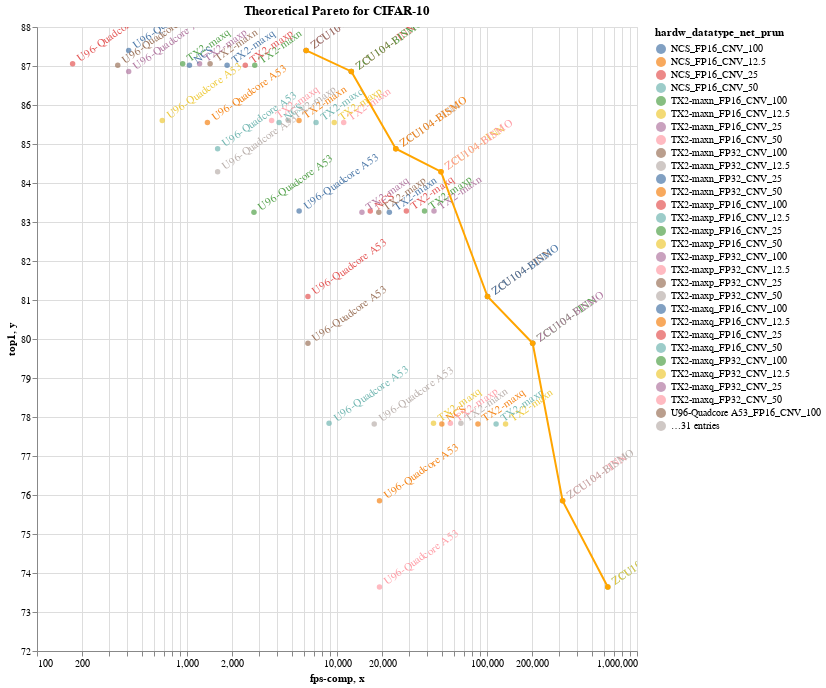

Here is the notebook cell this chart was saved with:
### Markdown cell above
### CIFAR-10

### Code cell
#hide_input
%run scripts/overlapped_pareto.py
theor_pareto(net_keyword='cifar', title= 'Theoretical Pareto for CIFAR-10')

### Figure 1 — Vega-Lite specification as saved in the notebook (floating-point values rounded to 4 significant figures)
{"config": {"view": {"continuousWidth": 400, "continuousHeight": 300}}, "layer": [{"mark": {"type": "point", "filled": true}, "encoding": {"color": {"type": "nominal", "field": "hardw_datatype_net_prun"}, "tooltip": [{"type": "nominal", "field": "hardw_datatype_net_prun"}, {"type": "quantitative", "field": "fps-comp"}, {"type": "nominal", "field": "top1"}], "x": {"type": "quantitative", "field": "fps-comp", "scale": {"type": "log"}}, "y": {"type": "quantitative", "field": "top1", "scale": {"zero": false}}}, "height": 624.0, "selection": {"selector013": {"type": "interval", "bind": "scales", "encodings": ["x", "y"]}}, "title": "Theoretical Pareto for CIFAR-10", "width": 600}, {"mark": {"type": "text", "align": "left", "angle": 325, "baseline": "middle", "dx": 7}, "encoding": {"color": {"type": "nominal", "field": "hardw_datatype_net_prun"}, "text": {"type": "nominal", "field": "hardw"}, "tooltip": [{"type": "nominal", "field": "hardw_datatype_net_prun"}, {"type": "quantitative", "field": "fps-comp"}, {"type": "nominal", "field": "top1"}], "x": {"type": "quantitative", "field": "fps-comp", "scale": {"type": "log"}}, "y": {"type": "quantitative", "field": "top1", "scale": {"zero": false}}}, "height": 624.0, "title": "Theoretical Pareto for CIFAR-10", "width": 600}, {"data": {"name": "data-85249afbbbe4feaf5a5913b704fa56b0"}, "mark": {"type": "line", "point": true}, "encoding": {"color": {"value": "#FFA500"}, "tooltip": [{"type": "nominal", "field": "group"}, {"type": "quantitative", "field": "x"}, {"type": "nominal", "field": "y"}], "x": {"type": "quantitative", "field": "x", "scale": {"type": "log"}}, "y": {"type": "quantitative", "field": "y", "scale": {"zero": false}}}, "selection": {"selector012": {"type": "interval", "bind": "scales", "encodings": ["x", "y"]}}}], "data": {"name": "data-c228a20e898fd3076a243438f27881a5"}, "$schema": "https://vega.github.io/schema/vega-lite/v4.0.2.json", "datasets": {"data-c228a20e898fd3076a243438f27881a5": [{"hardw_datatype_net_prun": "ZCU104-FINN_INT2_CNV_100", "hardw": "ZCU104-FINN", "network": "CNV", "fps-comp": 12460.0, "top1": "86.86", "type": "predicted"}, {"hardw_datatype_net_prun": "ZCU104-BISMO_INT2_CNV_100", "hardw": "ZCU104-BISMO", "network": "CNV", "fps-comp": 12460.0, "top1": "86.86", "type": "predicted"}, {"hardw_datatype_net_prun": "U96-Quadcore A53_INT2_CNV_100", "hardw": "U96-Quadcore A53", "network": "CNV", "fps-comp": 408.5, "top1": "86.86", "type": "predicted"}, {"hardw_datatype_net_prun": "ZCU104-FINN_INT2_CNV_50", "hardw": "ZCU104-FINN", "network": "CNV", "fps-comp": 49330.0, "top1": "84.29", "type": "predicted"}, {"hardw_datatype_net_prun": "ZCU104-BISMO_INT2_CNV_50", "hardw": "ZCU104-BISMO", "network": "CNV", "fps-comp": 49330.0, "top1": "84.29", "type": "predicted"}, {"hardw_datatype_net_prun": "U96-Quadcore A53_INT2_CNV_50", "hardw": "U96-Quadcore A53", "network": "CNV", "fps-comp": 1600.0, "top1": "84.29", "type": "predicted"}, {"hardw_datatype_net_prun": "ZCU104-FINN_INT2_CNV_25", "hardw": "ZCU104-FINN", "network": "CNV", "fps-comp": 201600.0, "top1": "79.89", "type": "predicted"}, {"hardw_datatype_net_prun": "ZCU104-BISMO_INT2_CNV_25", "hardw": "ZCU104-BISMO", "network": "CNV", "fps-comp": 201600.0, "top1": "79.89", "type": "predicted"}, {"hardw_datatype_net_prun": "U96-Quadcore A53_INT2_CNV_25", "hardw": "U96-Quadcore A53", "network": "CNV", "fps-comp": 6400.0, "top1": "79.89", "type": "predicted"}, {"hardw_datatype_net_prun": "ZCU104-FINN_INT2_CNV_12.5", "hardw": "ZCU104-FINN", "network": "CNV", "fps-comp": 638600.0, "top1": "73.64", "type": "predicted"}, {"hardw_datatype_net_prun": "ZCU104-BISMO_INT2_CNV_12.5", "hardw": "ZCU104-BISMO", "network": "CNV", "fps-comp": 638600.0, "top1": "73.64", "type": "predicted"}, {"hardw_datatype_net_prun": "U96-Quadcore A53_INT2_CNV_12.5", "hardw": "U96-Quadcore A53", "network": "CNV", "fps-comp": 19200.0, "top1": "73.64", "type": "predicted"}, {"hardw_datatype_net_prun": "ZCU104-FINN_INT4_CNV_100", "hardw": "ZCU104-FINN", "network": "CNV", "fps-comp": 6229.0, "top1": "87.4", "type": "predicted"}, {"hardw_datatype_net_prun": "ZCU104-BISMO_INT4_CNV_100", "hardw": "ZCU104-BISMO", "network": "CNV", "fps-comp": 6229.0, "top1": "87.4", "type": "predicted"}, {"hardw_datatype_net_prun": "U96-Quadcore A53_INT4_CNV_100", "hardw": "U96-Quadcore A53", "network": "CNV", "fps-comp": 408.5, "top1": "87.4", "type": "predicted"}, {"hardw_datatype_net_prun": "ZCU104-FINN_INT4_CNV_50", "hardw": "ZCU104-FINN", "network": "CNV", "fps-comp": 24670.0, "top1": "84.88", "type": "predicted"}, {"hardw_datatype_net_prun": "ZCU104-BISMO_INT4_CNV_50", "hardw": "ZCU104-BISMO", "network": "CNV", "fps-comp": 24670.0, "top1": "84.88", "type": "predicted"}, {"hardw_datatype_net_prun": "U96-Quadcore A53_INT4_CNV_50", "hardw": "U96-Quadcore A53", "network": "CNV", "fps-comp": 1600.0, "top1": "84.88", "type": "predicted"}, {"hardw_datatype_net_prun": "ZCU104-FINN_INT4_CNV_25", "hardw": "ZCU104-FINN", "network": "CNV", "fps-comp": 100800.0, "top1": "81.09", "type": "predicted"}, {"hardw_datatype_net_prun": "ZCU104-BISMO_INT4_CNV_25", "hardw": "ZCU104-BISMO", "network": "CNV", "fps-comp": 100800.0, "top1": "81.09", "type": "predicted"}, {"hardw_datatype_net_prun": "U96-Quadcore A53_INT4_CNV_25", "hardw": "U96-Quadcore A53", "network": "CNV", "fps-comp": 6400.0, "top1": "81.09", "type": "predicted"}, {"hardw_datatype_net_prun": "ZCU104-FINN_INT4_CNV_12.5", "hardw": "ZCU104-FINN", "network": "CNV", "fps-comp": 319300.0, "top1": "75.85", "type": "predicted"}, {"hardw_datatype_net_prun": "ZCU104-BISMO_INT4_CNV_12.5", "hardw": "ZCU104-BISMO", "network": "CNV", "fps-comp": 319300.0, "top1": "75.85", "type": "predicted"}, {"hardw_datatype_net_prun": "U96-Quadcore A53_INT4_CNV_12.5", "hardw": "U96-Quadcore A53", "network": "CNV", "fps-comp": 19200.0, "top1": "75.85", "type": "predicted"}, {"hardw_datatype_net_prun": "TX2-maxn_FP16_CNV_100", "hardw": "TX2-maxn", "network": "CNV", "fps-comp": 2830.0, "top1": "87.02", "type": "predicted"}, {"hardw_datatype_net_prun": "TX2-maxp_FP16_CNV_100", "hardw": "TX2-maxp", "network": "CNV", "fps-comp": 2447.0, "top1": "87.02", "type": "predicted"}, {"hardw_datatype_net_prun": "TX2-maxq_FP16_CNV_100", "hardw": "TX2-maxq", "network": "CNV", "fps-comp": 1851.0, "top1": "87.02", "type": "predicted"}, {"hardw_datatype_net_prun": "NCS_FP16_CNV_100", "hardw": "NCS", "network": "CNV", "fps-comp": 1038.0, "top1": "87.02", "type": "predicted"}, {"hardw_datatype_net_prun": "U96-Quadcore A53_FP16_CNV_100", "hardw": "U96-Quadcore A53", "network": "CNV", "fps-comp": 345.5, "top1": "87.02", "type": "predicted"}, {"hardw_datatype_net_prun": "TX2-maxn_FP16_CNV_50", "hardw": "TX2-maxn", "network": "CNV", "fps-comp": 11080.0, "top1": "85.55", "type": "predicted"}, {"hardw_datatype_net_prun": "TX2-maxp_FP16_CNV_50", "hardw": "TX2-maxp", "network": "CNV", "fps-comp": 9583.0, "top1": "85.55", "type": "predicted"}, {"hardw_datatype_net_prun": "TX2-maxq_FP16_CNV_50", "hardw": "TX2-maxq", "network": "CNV", "fps-comp": 7250.0, "top1": "85.55", "type": "predicted"}, {"hardw_datatype_net_prun": "NCS_FP16_CNV_50", "hardw": "NCS", "network": "CNV", "fps-comp": 4111.0, "top1": "85.55", "type": "predicted"}, {"hardw_datatype_net_prun": "U96-Quadcore A53_FP16_CNV_50", "hardw": "U96-Quadcore A53", "network": "CNV", "fps-comp": 1368.0, "top1": "85.55", "type": "predicted"}, {"hardw_datatype_net_prun": "TX2-maxn_FP16_CNV_25", "hardw": "TX2-maxn", "network": "CNV", "fps-comp": 44330.0, "top1": "83.28", "type": "predicted"}, {"hardw_datatype_net_prun": "TX2-maxp_FP16_CNV_25", "hardw": "TX2-maxp", "network": "CNV", "fps-comp": 38330.0, "top1": "83.28", "type": "predicted"}, {"hardw_datatype_net_prun": "TX2-maxq_FP16_CNV_25", "hardw": "TX2-maxq", "network": "CNV", "fps-comp": 29000.0, "top1": "83.28", "type": "predicted"}, {"hardw_datatype_net_prun": "NCS_FP16_CNV_25", "hardw": "NCS", "network": "CNV", "fps-comp": 16670.0, "top1": "83.28", "type": "predicted"}, {"hardw_datatype_net_prun": "U96-Quadcore A53_FP16_CNV_25", "hardw": "U96-Quadcore A53", "network": "CNV", "fps-comp": 5591.0, "top1": "83.28", "type": "predicted"}, {"hardw_datatype_net_prun": "TX2-maxn_FP16_CNV_12.5", "hardw": "TX2-maxn", "network": "CNV", "fps-comp": 133000.0, "top1": "77.82", "type": "predicted"}, {"hardw_datatype_net_prun": "TX2-maxp_FP16_CNV_12.5", "hardw": "TX2-maxp", "network": "CNV", "fps-comp": 115000.0, "top1": "77.82", "type": "predicted"}, {"hardw_datatype_net_prun": "TX2-maxq_FP16_CNV_12.5", "hardw": "TX2-maxq", "network": "CNV", "fps-comp": 87000.0, "top1": "77.82", "type": "predicted"}, {"hardw_datatype_net_prun": "NCS_FP16_CNV_12.5", "hardw": "NCS", "network": "CNV", "fps-comp": 50000.0, "top1": "77.82", "type": "predicted"}, {"hardw_datatype_net_prun": "U96-Quadcore A53_FP16_CNV_12.5", "hardw": "U96-Quadcore A53", "network": "CNV", "fps-comp": 17710.0, "top1": "77.82", "type": "predicted"}, {"hardw_datatype_net_prun": "TX2-maxn_FP32_CNV_100", "hardw": "TX2-maxn", "network": "CNV", "fps-comp": 1426.0, "top1": "87.06", "type": "predicted"}, {"hardw_datatype_net_prun": "TX2-maxp_FP32_CNV_100", "hardw": "TX2-maxp", "network": "CNV", "fps-comp": 1213.0, "top1": "87.06", "type": "predicted"}, {"hardw_datatype_net_prun": "TX2-maxq_FP32_CNV_100", "hardw": "TX2-maxq", "network": "CNV", "fps-comp": 936.2, "top1": "87.06", "type": "predicted"}, {"hardw_datatype_net_prun": "U96-Quadcore A53_FP32_CNV_100", "hardw": "U96-Quadcore A53", "network": "CNV", "fps-comp": 172.8, "top1": "87.06", "type": "predicted"}, {"hardw_datatype_net_prun": "TX2-maxn_FP32_CNV_50", "hardw": "TX2-maxn", "network": "CNV", "fps-comp": 5583.0, "top1": "85.6", "type": "predicted"}, {"hardw_datatype_net_prun": "TX2-maxp_FP32_CNV_50", "hardw": "TX2-maxp", "network": "CNV", "fps-comp": 4750.0, "top1": "85.6", "type": "predicted"}, {"hardw_datatype_net_prun": "TX2-maxq_FP32_CNV_50", "hardw": "TX2-maxq", "network": "CNV", "fps-comp": 3667.0, "top1": "85.6", "type": "predicted"}, {"hardw_datatype_net_prun": "U96-Quadcore A53_FP32_CNV_50", "hardw": "U96-Quadcore A53", "network": "CNV", "fps-comp": 684.1, "top1": "85.6", "type": "predicted"}, {"hardw_datatype_net_prun": "TX2-maxn_FP32_CNV_25", "hardw": "TX2-maxn", "network": "CNV", "fps-comp": 22330.0, "top1": "83.25", "type": "predicted"}, {"hardw_datatype_net_prun": "TX2-maxp_FP32_CNV_25", "hardw": "TX2-maxp", "network": "CNV", "fps-comp": 19000.0, "top1": "83.25", "type": "predicted"}, {"hardw_datatype_net_prun": "TX2-maxq_FP32_CNV_25", "hardw": "TX2-maxq", "network": "CNV", "fps-comp": 14670.0, "top1": "83.25", "type": "predicted"}, {"hardw_datatype_net_prun": "U96-Quadcore A53_FP32_CNV_25", "hardw": "U96-Quadcore A53", "network": "CNV", "fps-comp": 2796.0, "top1": "83.25", "type": "predicted"}, {"hardw_datatype_net_prun": "TX2-maxn_FP32_CNV_12.5", "hardw": "TX2-maxn", "network": "CNV", "fps-comp": 67000.0, "top1": "77.84", "type": "predicted"}, {"hardw_datatype_net_prun": "TX2-maxp_FP32_CNV_12.5", "hardw": "TX2-maxp", "network": "CNV", "fps-comp": 57000.0, "top1": "77.84", "type": "predicted"}, {"hardw_datatype_net_prun": "TX2-maxq_FP32_CNV_12.5", "hardw": "TX2-maxq", "network": "CNV", "fps-comp": 44000.0, "top1": "77.84", "type": "predicted"}, {"hardw_datatype_net_prun": "U96-Quadcore A53_FP32_CNV_12.5", "hardw": "U96-Quadcore A53", "network": "CNV", "fps-comp": 8855.0, "top1": "77.84", "type": "predicted"}], "data-85249afbbbe4feaf5a5913b704fa56b0": [{"x": 6229.0, "y": "87.4", "group": "ZCU104-FINN_INT4_CNV_100"}, {"x": 12460.0, "y": "86.86", "group": "ZCU104-BISMO_INT2_CNV_100"}, {"x": 24670.0, "y": "84.88", "group": "ZCU104-BISMO_INT4_CNV_50"}, {"x": 49330.0, "y": "84.29", "group": "ZCU104-FINN_INT2_CNV_50"}, {"x": 100800.0, "y": "81.09", "group": "ZCU104-FINN_INT4_CNV_25"}, {"x": 201600.0, "y": "79.89", "group": "ZCU104-BISMO_INT2_CNV_25"}, {"x": 319300.0, "y": "75.85", "group": "ZCU104-BISMO_INT4_CNV_12.5"}, {"x": 638600.0, "y": "73.64", "group": "ZCU104-FINN_INT2_CNV_12.5"}]}}
